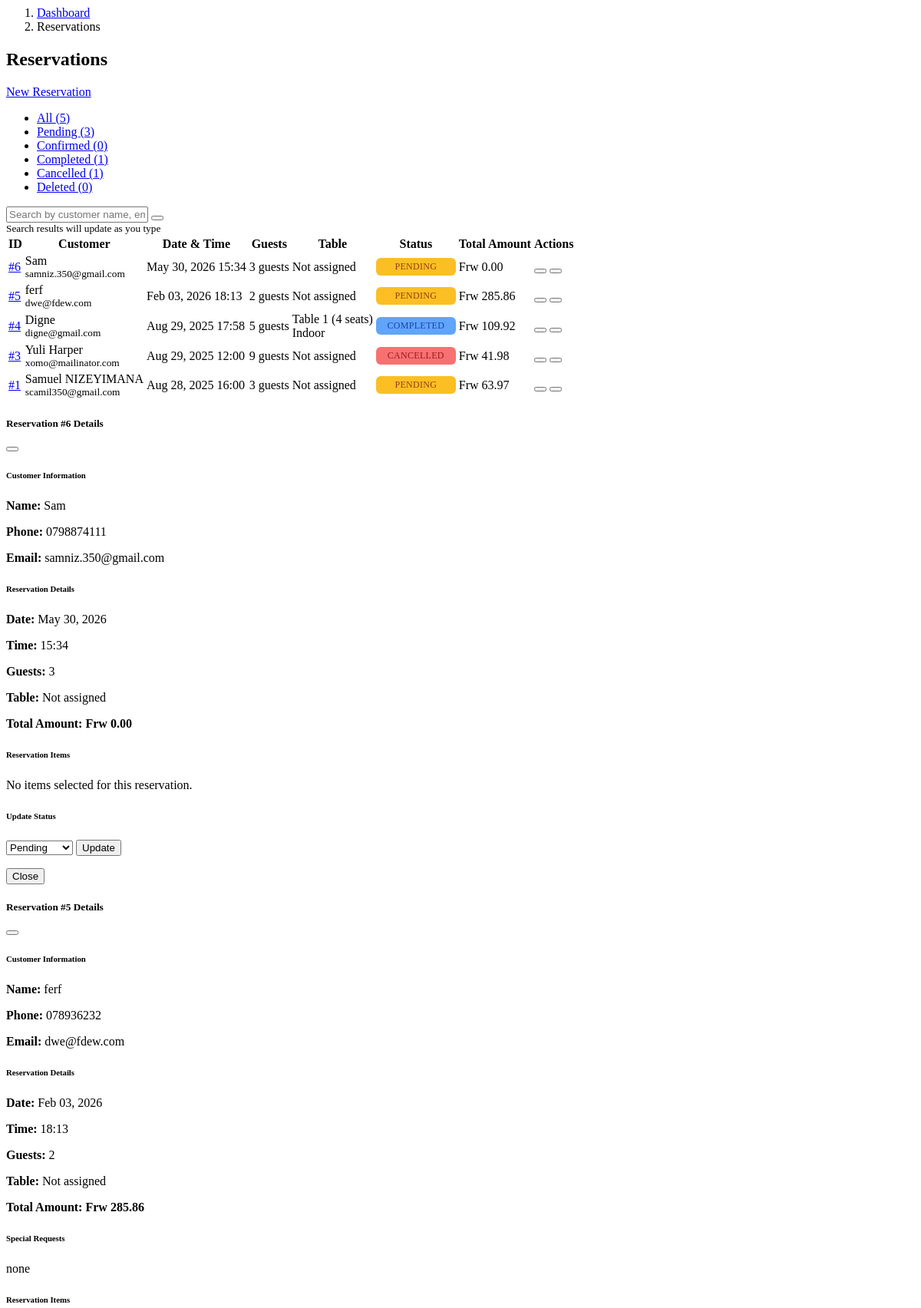
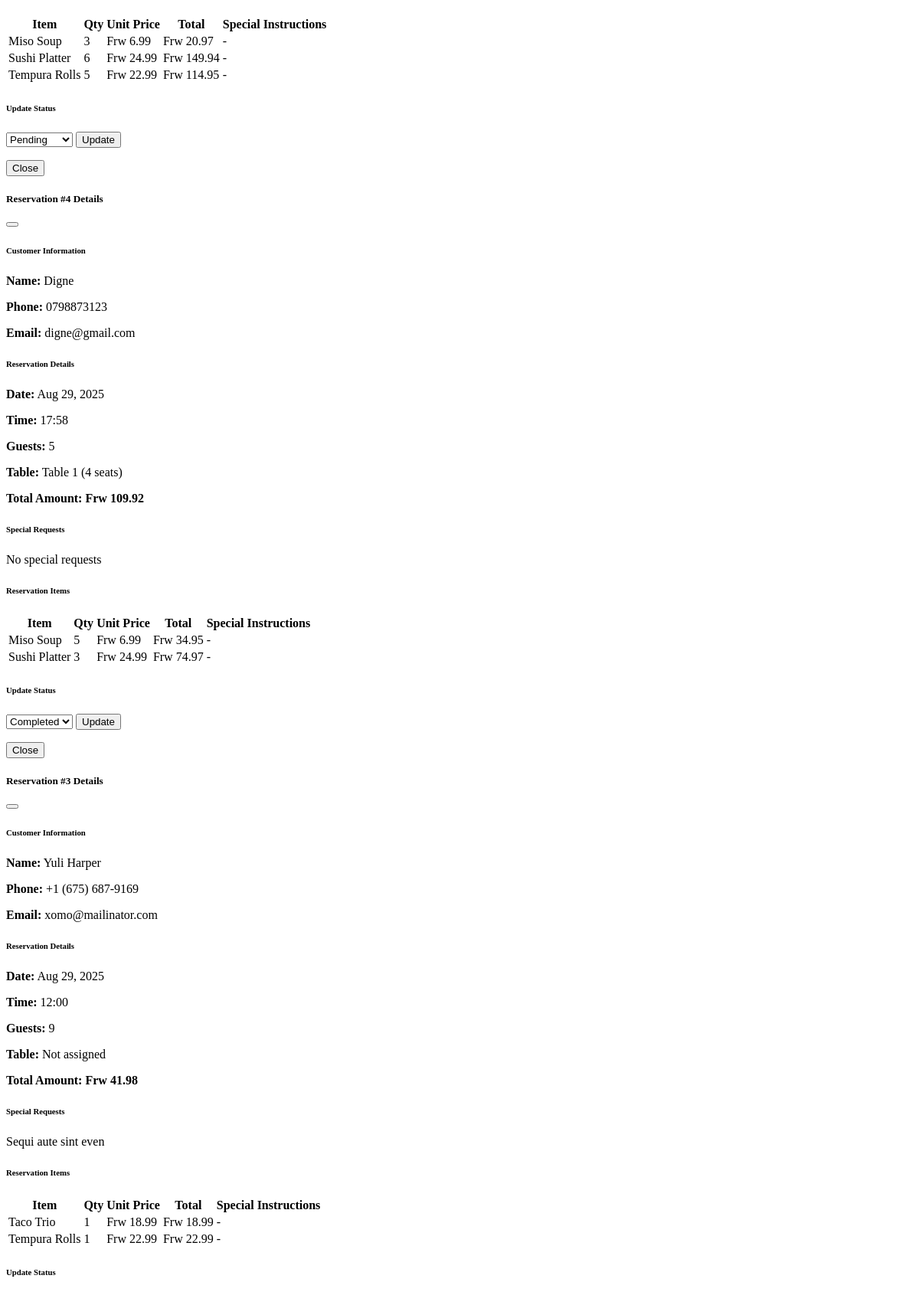
/admin/src/pages/reservations/main.php (upper part), run on the app's committed database (2 pictures, top to bottom).
### tables this page shows
CREATE TABLE `reservations` (
  `reservation_id` int(11) NOT NULL,
  `customer_name` varchar(100) NOT NULL,
  `customer_phone` varchar(20) NOT NULL,
  `customer_email` varchar(100) NOT NULL,
  `reservation_date` date NOT NULL,
  `reservation_time` time NOT NULL,
  `number_of_guests` int(11) NOT NULL,
  `table_id` int(11) DEFAULT NULL,
  `status` enum('pending','confirmed','cancelled','completed') DEFAULT 'pending',
  `special_requests` text DEFAULT NULL,
  `total_amount` decimal(10,2) DEFAULT 0.00,
  `created_at` timestamp NOT NULL DEFAULT current_timestamp(),
  `updated_at` timestamp NOT NULL DEFAULT current_timestamp() ON UPDATE current_timestamp(),
  `deleted_at` timestamp NULL DEFAULT NULL
);

CREATE TABLE `restaurant_tables` (
  `table_id` int(11) NOT NULL,
  `table_number` varchar(10) NOT NULL,
  `capacity` int(11) NOT NULL,
  `location` varchar(50) DEFAULT NULL,
  `is_available` tinyint(1) DEFAULT 1,
  `created_at` timestamp NOT NULL DEFAULT current_timestamp(),
  `deleted_at` timestamp NULL DEFAULT NULL
);

CREATE TABLE `reservation_items` (
  `reservation_item_id` int(11) NOT NULL,
  `reservation_id` int(11) NOT NULL,
  `menu_item_id` int(11) NOT NULL,
  `quantity` int(11) NOT NULL DEFAULT 1,
  `unit_price` decimal(8,2) NOT NULL,
  `total_price` decimal(8,2) NOT NULL,
  `special_instructions` text DEFAULT NULL,
  `created_at` timestamp NOT NULL DEFAULT current_timestamp(),
  `deleted_at` timestamp NULL DEFAULT NULL
);

CREATE TABLE `menu_items` (
  `menu_item_id` int(11) NOT NULL,
  `item_name` varchar(100) NOT NULL,
  `description` text DEFAULT NULL,
  `category_id` int(11) DEFAULT NULL,
  `price` decimal(8,2) NOT NULL,
  `cost` decimal(8,2) DEFAULT NULL,
  `preparation_time` int(11) DEFAULT NULL,
  `calories` int(11) DEFAULT NULL,
  `is_vegetarian` tinyint(1) DEFAULT 0,
  `is_vegan` tinyint(1) DEFAULT 0,
  `is_gluten_free` tinyint(1) DEFAULT 0,
  `is_available` tinyint(1) DEFAULT 1,
  `image_url` varchar(255) DEFAULT NULL,
  `created_at` timestamp NOT NULL DEFAULT current_timestamp(),
  `updated_at` timestamp NOT NULL DEFAULT current_timestamp() ON UPDATE current_timestamp(),
  `deleted_at` timestamp NULL DEFAULT NULL
);

### admin/src/pages/reservations/main.php (the view, shortened to what this page needs)
<nav class="mb-3" aria-label="breadcrumb">
    <ol class="breadcrumb mb-0">
        <li class="breadcrumb-item"><a href="index">Dashboard</a></li>
        <li class="breadcrumb-item active">Reservations</li>
    </ol>
</nav>
<div class="mb-9">
    <div class="row g-3 mb-4">
        <div class="col-auto">
            <h2 class="mb-0">Reservations</h2>
        </div>
        <div class="col-auto ms-auto">
            <a href="new-reservation" class="btn btn-primary">
                <i class="fas fa-plus me-2"></i>New Reservation
            </a>
        </div>
    </div>
    <?php
    $status_counts = [
        'all' => 0,
        'pending' => 0,
        'confirmed' => 0,
        'completed' => 0,
        'cancelled' => 0,
        'deleted' => 0
    ];
    $reservations_count_query = mysqli_query($conn, "SELECT status, COUNT(*) as cnt FROM reservations WHERE deleted_at IS NULL GROUP BY status");
    while ($row = mysqli_fetch_assoc($reservations_count_query)) {
        $status = $row['status'];
        $cnt = (int)$row['cnt'];
        if (isset($status_counts[$status])) $status_counts[$status] = $cnt;
        $status_counts['all'] += $cnt;
    }
    $deleted_count_query = mysqli_query($conn, "SELECT COUNT(*) as cnt FROM reservations WHERE deleted_at IS NOT NULL");
    $deleted_total = mysqli_fetch_assoc($deleted_count_query)['cnt'];
    $status_counts['deleted'] = $deleted_total;
    ?>
    <ul class="nav nav-links mb-3 mb-lg-2 mx-n3" id="reservation-filters">
        <li class="nav-item">
            <a class="nav-link active" data-filter="all" aria-current="page" href="#">
                All <span class="text-body-tertiary fw-semibold">(<?= $status_counts['all'] ?>)</span>
            </a>
        </li>
        <li class="nav-item">
            <a class="nav-link" data-filter="pending" href="#">
                Pending <span class="text-body-tertiary fw-semibold">(<?= $status_counts['pending'] ?>)</span>
            </a>
        </li>
        <li class="nav-item">
            <a class="nav-link" data-filter="confirmed" href="#">
                Confirmed <span class="text-body-tertiary fw-semibold">(<?= $status_counts['confirmed'] ?>)</span>
            </a>
        </li>
        <li class="nav-item">
            <a class="nav-link" data-filter="completed" href="#">
                Completed <span class="text-body-tertiary fw-semibold">(<?= $status_counts['completed'] ?>)</span>
            </a>
        </li>
        <li class="nav-item">
            <a class="nav-link" data-filter="cancelled" href="#">
                Cancelled <span class="text-body-tertiary fw-semibold">(<?= $status_counts['cancelled'] ?>)</span>
            </a>
        </li>
        <li class="nav-item">
            <a class="nav-link" data-filter="deleted" href="#">
                <i class="fas fa-trash me-1"></i>Deleted <span class="text-body-tertiary fw-semibold">(<?= $status_counts['deleted'] ?>)</span>
            </a>
        </li>
    </ul>
    <div class="row mb-3">
        <div class="col-md-6">
            <div class="input-group">
                <input type="text" class="form-control" id="reservationSearch" placeholder="Search by customer name, email, phone, or reservation ID...">
                <button class="btn btn-outline-secondary" type="button" id="clearSearch">
                </button>
            </div>
        </div>
        <div class="col-md-6 text-end">
            <small class="text-muted">Search results will update as you type</small>
        </div>
    </div>
    <div class="table-responsive bg-body-emphasis border-top border-bottom border-translucent position-relative top-1 p-3">
        <table class="table fs-9 mb-0">
            <thead>
                <tr>
                    <th>ID</th>
                    <th>Customer</th>
                    <th>Date & Time</th>
                    <th>Guests</th>
                    <th>Table</th>
                    <th>Status</th>
                    <th>Total Amount</th>
                    <th>Actions</th>
                </tr>
            </thead>
            <tbody id="reservations-table-body">
                <?php
                $reservations_query = mysqli_query($conn, "
                    SELECT r.*, rt.table_number, rt.capacity, rt.location,
                           COALESCE(SUM(ri.total_price), 0) as calculated_total,
                           CASE WHEN r.deleted_at IS NOT NULL THEN 'deleted' ELSE r.status END as display_status
                    FROM reservations r
                    LEFT JOIN restaurant_tables rt ON r.table_id = rt.table_id
                    LEFT JOIN reservation_items ri ON r.reservation_id = ri.reservation_id
                    GROUP BY r.reservation_id
                    ORDER BY r.deleted_at DESC, r.reservation_date DESC, r.reservation_time DESC
                ");
                while ($reservation = mysqli_fetch_assoc($reservations_query)) {
                    $table_info = $reservation['table_number'] ? "Table {$reservation['table_number']} ({$reservation['capacity']} seats)" : 'Not assigned';
                    $location_badge = $reservation['location'] ? '<span class="badge badge-soft-info">' . ucfirst($reservation['location']) . '</span>' : '';
                    $status_text = $reservation['display_status'] ?? 'unknown';
                    $is_deleted = $reservation['deleted_at'] !== null;
                    $datetime = date('M d, Y H:i', strtotime($reservation['reservation_date'] . ' ' . $reservation['reservation_time']));
                    $row_class = $is_deleted ? 'table-secondary opacity-75' : '';
                ?>
                <tr data-status="<?= $status_text ?>" class="<?= $row_class ?>">
                    <td class="white-space-nowrap">
                        <a href="#" class="fw-bold text-900" data-bs-toggle="modal" data-bs-target="#reservationDetailsModal<?= $reservation['reservation_id'] ?>">#<?= $reservation['reservation_id'] ?></a>
                    </td>
                    <td class="white-space-nowrap">
                        <div><?= htmlspecialchars($reservation['customer_name']) ?></div>
                        <small class="text-body-tertiary"><?= htmlspecialchars($reservation['customer_email']) ?></small>
                    </td>
                    <td class="white-space-nowrap"><?= $datetime ?></td>
                    <td class="white-space-nowrap"><?= $reservation['number_of_guests'] ?> guests</td>
                    <td class="white-space-nowrap">
                        <div><?= $table_info ?></div>
                        <?= $location_badge ?>
                    </td>
                    <td class="white-space-nowrap">
                        <span class="status-badge status-<?= $status_text ?>" style="
                            display: inline-block;
                            font-size: 0.75rem;
                            padding: 0.25rem 0.75rem;
                            border-radius: 0.375rem;
                            font-weight: 500;
                            text-transform: uppercase;
                            letter-spacing: 0.025em;
                        ">
                            <?= ucfirst($status_text) ?>
                        </span>
                    </td>
                    <td class="white-space-nowrap fw-bold">Frw <?= number_format($reservation['calculated_total'], 2) ?></td>
                    <td class="text-end">
                        <div class="btn-group" role="group">
                            <?php if (!$is_deleted): ?>
                                <button type="button" class="btn btn-sm btn-outline-secondary" title="Edit" onclick="editReservation(<?= $reservation['reservation_id'] ?>)">
                                </button>
                                <button type="button" class="btn btn-sm btn-outline-danger" title="Delete" onclick="deleteReservation(<?= $reservation['reservation_id'] ?>)">
                                </button>
                            <?php else: ?>
                                <button type="button" class="btn btn-sm btn-outline-success" title="Restore" onclick="restoreReservation(<?= $reservation['reservation_id'] ?>)">
                                    <i class="fa fa-undo"></i>
                                </button>
                            <?php endif; ?>
                        </div>
                    </td>
                </tr>
                <?php } ?>
            </tbody>
        </table>
    </div>
</div>
<?php
$reservations_for_modals = mysqli_query($conn, "
    SELECT r.*, rt.table_number, rt.capacity, rt.location,
           COALESCE(SUM(ri.total_price), 0) as calculated_total
    FROM reservations r
    LEFT JOIN restaurant_tables rt ON r.table_id = rt.table_id
    LEFT JOIN reservation_items ri ON r.reservation_id = ri.reservation_id
    GROUP BY r.reservation_id
    ORDER BY r.deleted_at DESC, r.reservation_date DESC, r.reservation_time DESC
");
while ($reservation = mysqli_fetch_assoc($reservations_for_modals)) {
    $table_info = $reservation['table_number'] ? "Table {$reservation['table_number']} ({$reservation['capacity']} seats)" : 'Not assigned';
    $is_deleted = $reservation['deleted_at'] !== null;
?>
<div class="modal fade" id="reservationDetailsModal<?= $reservation['reservation_id'] ?>" tabindex="-1">
    <div class="modal-dialog modal-lg">
        <div class="modal-content">
            <div class="modal-header">
                <h5 class="modal-title">
                    Reservation #<?= $reservation['reservation_id'] ?> Details
                </h5>
                <button type="button" class="btn-close" data-bs-dismiss="modal"></button>
            </div>
            <div class="modal-body">
                <div class="row">
                    <div class="col-md-6">
                        <h6>Customer Information</h6>
                        <p><strong>Name:</strong> <?= htmlspecialchars($reservation['customer_name']) ?></p>
                        <p><strong>Phone:</strong> <?= htmlspecialchars($reservation['customer_phone']) ?></p>
                        <p><strong>Email:</strong> <?= htmlspecialchars($reservation['customer_email']) ?></p>
                    </div>
                    <div class="col-md-6">
                        <h6>Reservation Details</h6>
                        <p><strong>Date:</strong> <?= date('M d, Y', strtotime($reservation['reservation_date'])) ?></p>
                        <p><strong>Time:</strong> <?= date('H:i', strtotime($reservation['reservation_time'])) ?></p>
                        <p><strong>Guests:</strong> <?= $reservation['number_of_guests'] ?></p>
                        <p><strong>Table:</strong> <?= $table_info ?></p>
                        <p><strong>Total Amount:</strong> <strong>Frw <?= number_format($reservation['calculated_total'], 2) ?></strong></p>
                    </div>
                </div>
                <?php if (!empty($reservation['special_requests'])): ?>
                <div class="mt-3">
                    <h6>Special Requests</h6>
                    <p><?= htmlspecialchars($reservation['special_requests']) ?></p>
                </div>
                <?php endif; ?>
                <div class="mt-3">
                    <h6>Reservation Items</h6>
                    <?php
                    $items_query = mysqli_query($conn, "
                        SELECT ri.*, mi.item_name, mi.description
                        FROM reservation_items ri
                        JOIN menu_items mi ON ri.menu_item_id = mi.menu_item_id
                        WHERE ri.reservation_id = {$reservation['reservation_id']} AND ri.deleted_at IS NULL
                        ORDER BY ri.reservation_item_id
                    ");
                    if (mysqli_num_rows($items_query) > 0): ?>
                        <div class="table-responsive">
                            <table class="table table-sm">
                                <thead>
                                    <tr>
                                        <th>Item</th>
                                        <th>Qty</th>
                                        <th>Unit Price</th>
                                        <th>Total</th>
                                        <th>Special Instructions</th>
                                    </tr>
                                </thead>
                                <tbody>
                                    <?php while ($item = mysqli_fetch_assoc($items_query)): ?>
                                    <tr>
                                        <td><?= htmlspecialchars($item['item_name']) ?></td>
                                        <td><?= $item['quantity'] ?></td>
                                        <td>Frw <?= number_format($item['unit_price'], 2) ?></td>
                                        <td>Frw <?= number_format($item['total_price'], 2) ?></td>
                                        <td><?= htmlspecialchars($item['special_instructions'] ?: '-') ?></td>
                                    </tr>
                                    <?php endwhile; ?>
                                </tbody>
                            </table>
                        </div>
                    <?php else: ?>
                        <p class="text-muted">No items selected for this reservation.</p>
                    <?php endif; ?>
                </div>
                <?php if (!$is_deleted): ?>
                <div class="mt-4">
                    <h6>Update Status</h6>
                    <form action="src/services/reservations/update_reservation_status.php" method="POST" class="d-flex gap-2">
                        <select name="status" class="form-select form-select-sm" style="width: auto;">
                            <option value="pending" <?= $reservation['status'] == 'pending' ? 'selected' : '' ?>>Pending</option>
                            <option value="completed" <?= $reservation['status'] == 'completed' ? 'selected' : '' ?>>Completed</option>
                        </select>
                        <button type="submit" class="btn btn-sm btn-primary">Update</button>
                    </form>
                </div>
                <?php endif; ?>
            </div>
            <div class="modal-footer">
                <button type="button" class="btn btn-secondary" data-bs-dismiss="modal">Close</button>
            </div>
        </div>
    </div>
</div>
<?php } ?>

### data on the page
reservations: reservation_id "6", customer_name "Sam", customer_email "samniz.350@gmail.com", datetime "May 30, 2026 15:34", number_of_guests "3", table_info "Not assigned", status_text "PENDING", calculated_total "0.00", customer_phone "0798874111", reservation_date "May 30, 2026", reservation_time "15:34", shows "No items selected for this reservation.", status "Pending"
reservations: reservation_id "5", customer_name "ferf", customer_email "dwe@fdew.com", datetime "Feb 03, 2026 18:13", number_of_guests "2", table_info "Not assigned", status_text "PENDING", calculated_total "285.86", customer_phone "078936232", reservation_date "Feb 03, 2026", reservation_time "18:13", special_requests "none", status "Pending"
reservations: reservation_id "4", customer_name "Digne", customer_email "digne@gmail.com", datetime "Aug 29, 2025 17:58", number_of_guests "5", table.capacity "Table 1 (4 seats)", table.location "Indoor", status_text "COMPLETED", calculated_total "109.92", customer_phone "0798873123", reservation_date "Aug 29, 2025", reservation_time "17:58", special_requests "No special requests", status "Completed"
reservations: reservation_id "3", customer_name "Yuli Harper", customer_email "xomo@mailinator.com", datetime "Aug 29, 2025 12:00", number_of_guests "9", table_info "Not assigned", status_text "CANCELLED", calculated_total "41.98", customer_phone "+1 (675) 687-9169", reservation_date "Aug 29, 2025", reservation_time "12:00", special_requests "Sequi aute sint even"
reservations: reservation_id "1", customer_name "Samuel NIZEYIMANA", customer_email "scamil350@gmail.com", datetime "Aug 28, 2025 16:00", number_of_guests "3", table_info "Not assigned", status_text "PENDING", calculated_total "63.97"
reservation_items: menu_item.item_name "Miso Soup", quantity "3", unit_price "6.99", total_price "20.97", special_instructions "-"
reservation_items: menu_item.item_name "Sushi Platter", quantity "6", unit_price "24.99", total_price "149.94", special_instructions "-"
reservation_items: menu_item.item_name "Tempura Rolls", quantity "5", unit_price "22.99", total_price "114.95", special_instructions "-"
reservation_items: menu_item.item_name "Miso Soup", quantity "5", unit_price "6.99", total_price "34.95", special_instructions "-"
reservation_items: menu_item.item_name "Sushi Platter", quantity "3", unit_price "24.99", total_price "74.97", special_instructions "-"
reservation_items: menu_item.item_name "Taco Trio", quantity "1", unit_price "18.99", total_price "18.99", special_instructions "-"
reservation_items: menu_item.item_name "Tempura Rolls", quantity "1", unit_price "22.99", total_price "22.99", special_instructions "-"

### other printed values
$status_counts['all'] "5"
$status_counts['pending'] "3"
$status_counts['confirmed'] "0"
$status_counts['completed'] "1"
$status_counts['cancelled'] "1"
$status_counts['deleted'] "0"
